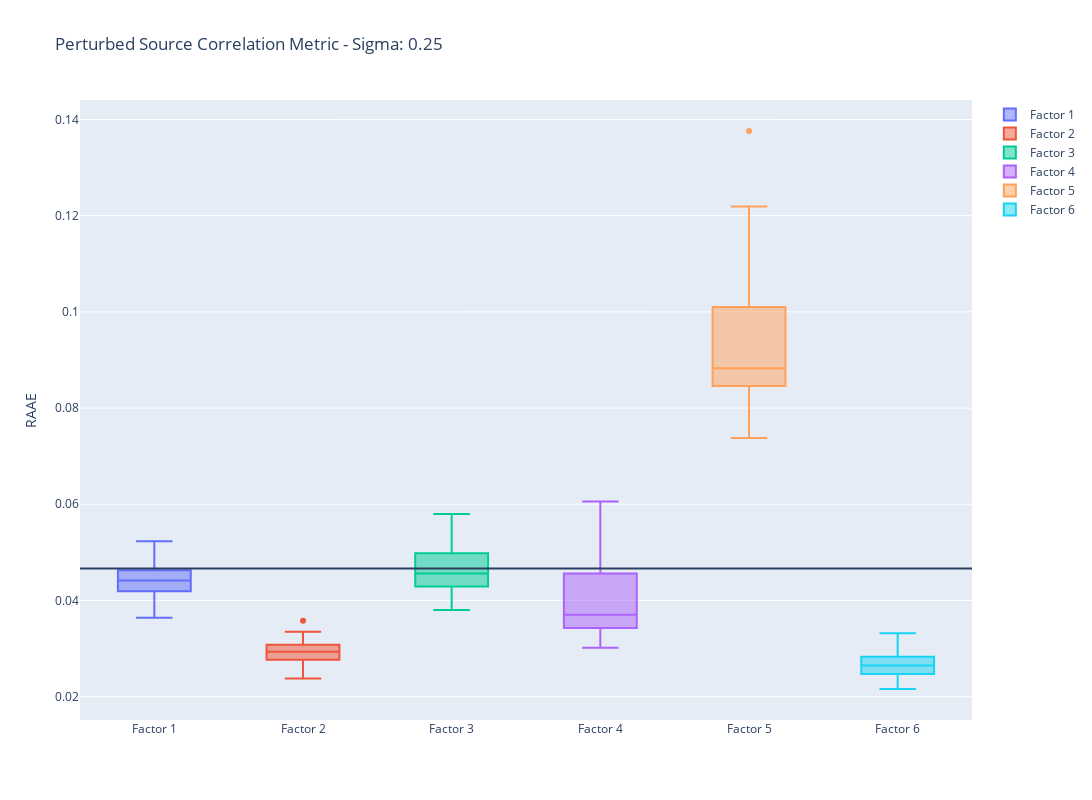

The cell this chart's notebook holds for it:
### Code cell
perturb.plot_correlation_metrics()
